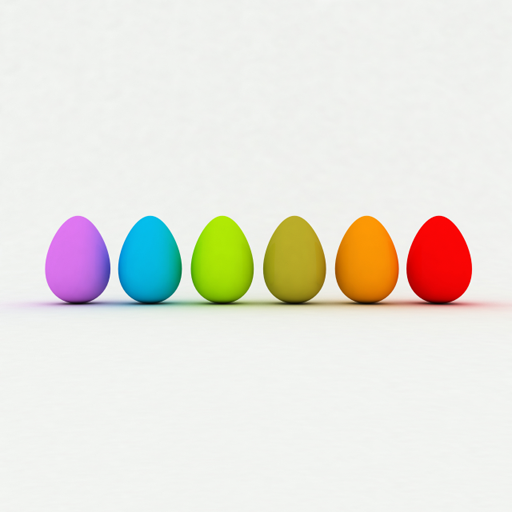
%> input picture Visione Artificiale/angolo/uova.png, 512 x 512 px
$ octave --eval "angolo(imread('uova.png'));"   (GNU Octave 9; MATLAB toolbox functions it lacks are replaced by stand-ins)
%> lines starting %> are read from the running program, lines starting %| are printed output that depends on the picture; in (x1, y1, x2, y2) boxes, pixels count from 0 and x2, y2 are one past the last pixel; in counts of white or black regions, pixels touching at a corner belong together; the program's own positions count from 1
function angolo(img)

[bordo, ~, dy, dx] = edge(rgb2gray(img), 'sobel');
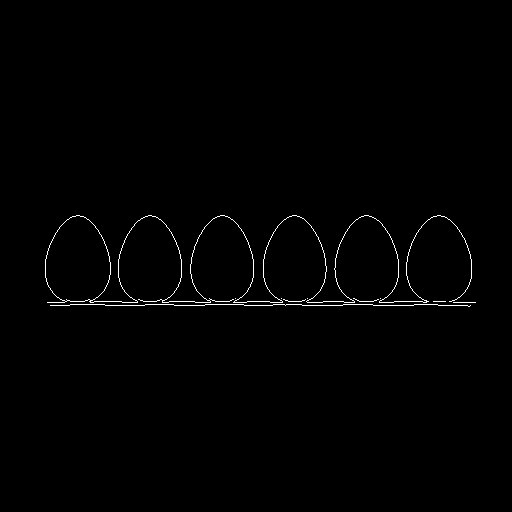
%> bordo: size 512x512 logical; 0.76% white in thin lines or dots, all inside (x1, y1, x2, y2) = (45, 215, 476, 307)
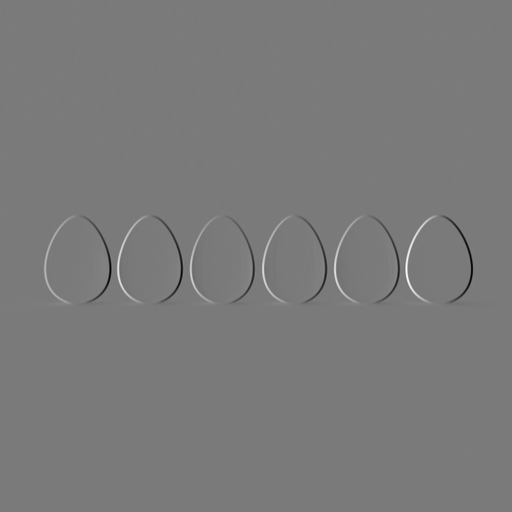
%> dy: size 512x512 double; min -0.356, max 0.385, mean 4.55e-06; drawn with min black and max white
angolo = atan2(-dy, -dx);
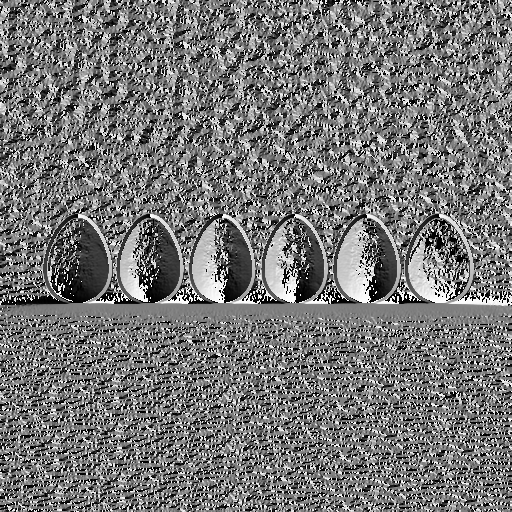
%> angolo: size 512x512 double; min -3.14, max 3.14, mean -0.236; drawn with min black and max white
direzione = round(254*(angolo+pi)/(2*pi))+1;
direzione(bordo==0) = 0;

figure; imshow(img, []);
figure; imshow(direzione, [[0 0 0]; hsv(255)]);
%> after `imshow(direzione, [[0 0 0]; hsv(255)])`:
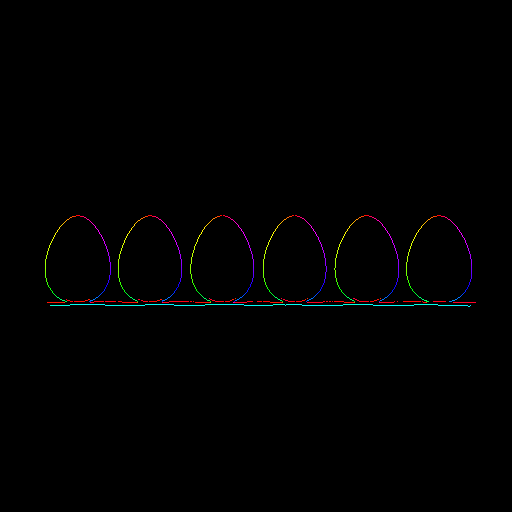
%> displayed picture: size 512x512x3, on the screen's scale of 0 to 255; mean R, G, B 1, 1, 1
